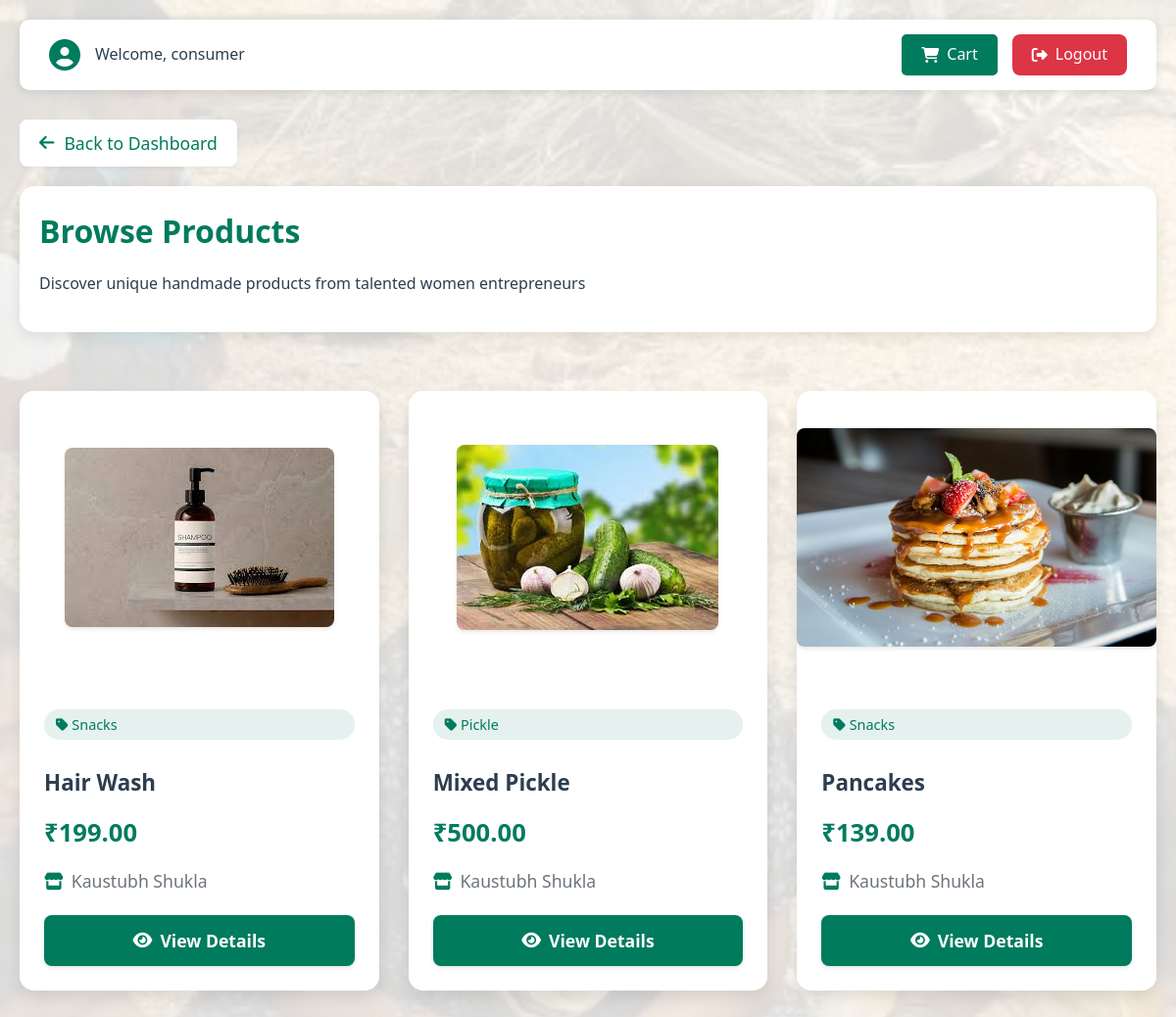
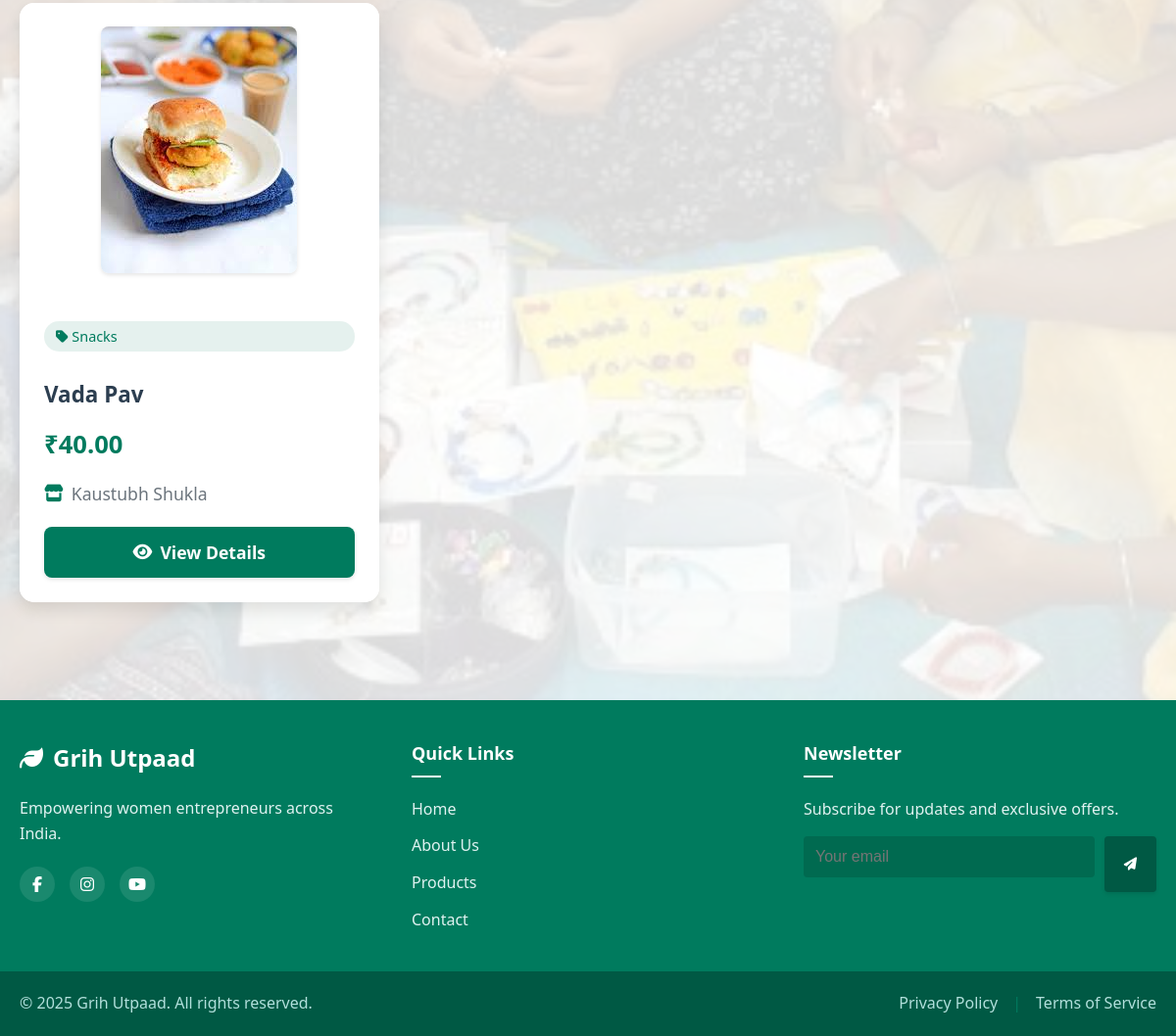
Screenshot of /dashboards/consumers/view_product.php (signed in) with the database file from the repository (2 pictures, top to bottom).
### tables this page shows
CREATE TABLE `products` (
  `id` int(11) NOT NULL AUTO_INCREMENT,
  `user_id` int(11) NOT NULL,
  `title` varchar(150) NOT NULL,
  `description` text DEFAULT NULL,
  `category_id` int(11) DEFAULT NULL,
  `price` decimal(10,2) DEFAULT NULL,
  `is_approved` tinyint(1) DEFAULT 0,
  `image` varchar(255) DEFAULT NULL,
  `approved` tinyint(1) NOT NULL DEFAULT 0,
  `approved_by` int(11) DEFAULT NULL,
  `approved_at` timestamp NULL DEFAULT NULL,
  `created_at` timestamp NOT NULL DEFAULT current_timestamp(),
  PRIMARY KEY (`id`),
  KEY `user_id` (`user_id`),
  KEY `products_ibfk_2` (`approved_by`),
  KEY `category` (`category_id`)
);

CREATE TABLE `product_categories` (
  `id` int(11) NOT NULL AUTO_INCREMENT,
  `name` varchar(100) NOT NULL,
  `description` text DEFAULT NULL,
  `created_by` int(11) DEFAULT NULL,
  `created_at` timestamp NOT NULL DEFAULT current_timestamp(),
  PRIMARY KEY (`id`),
  KEY `created_by` (`created_by`),
  CONSTRAINT `product_categories_ibfk_1` FOREIGN KEY (`created_by`) REFERENCES `admins` (`id`)
);

CREATE TABLE `users` (
  `id` int(11) NOT NULL AUTO_INCREMENT,
  `name` varchar(100) NOT NULL,
  `email` varchar(100) NOT NULL,
  `password` varchar(255) NOT NULL,
  `role` enum('webmaster','female_householder','consumer','admin') NOT NULL,
  `registered_at` timestamp NOT NULL DEFAULT current_timestamp(),
  `is_blocked` tinyint(1) NOT NULL DEFAULT 0,
  `registration_date` timestamp NOT NULL DEFAULT current_timestamp(),
  `phone` varchar(20) DEFAULT NULL,
  `address` text DEFAULT NULL,
  `about` text DEFAULT NULL,
  `last_modified` timestamp NULL DEFAULT current_timestamp() ON UPDATE current_timestamp(),
  PRIMARY KEY (`id`),
  UNIQUE KEY `email` (`email`)
);

### dashboards/consumers/view_product.php (the view, shortened to what this page needs)
<?php
require_once('../../config/db.php');
$query = "SELECT p.*, u.name AS seller_name, pc.name AS category_name
          FROM products p
          JOIN users u ON p.user_id = u.id
          LEFT JOIN product_categories pc ON p.category_id = pc.id
          WHERE p.is_approved = 1";
$result = $conn->query($query);
?>
<!DOCTYPE html>
<html>
<head>
    <link rel="stylesheet" href="../../assets/uploads/css/style.css">
    <link rel="stylesheet" href="https://cdnjs.cloudflare.com/ajax/libs/font-awesome/6.5.0/css/all.min.css">
</head>
<body>
    <div class="container">
        <div class="header">
            <div class="user-info">
                <i class="fas fa-user-circle fa-2x" style="color: #007B5E;"></i>
                <span class="user-name">Welcome, <?php echo htmlspecialchars($_SESSION['user']['name']); ?></span>
            </div>
            <div style="display: flex; align-items: center;">
                <a href="view_cart.php" class="cart-btn">
                    <i class="fas fa-shopping-cart"></i>
                    Cart
                </a>
                <a href="../../logout.php" class="logout-btn">
                    <i class="fas fa-sign-out-alt"></i>
                    Logout
                </a>
            </div>
        </div>
        <a href="index.php" class="back-link">
            <i class="fas fa-arrow-left"></i> Back to Dashboard
        </a>
        <div class="page-header">
            <h1>Browse Products</h1>
            <p>Discover unique handmade products from talented women entrepreneurs</p>
        </div>
        <div class="product-grid">
            <?php if ($result->num_rows > 0): ?>
                <?php while ($product = $result->fetch_assoc()): ?>
                    <div class="product-card">
                        <div class="product-image-container">
                            <?php if (!empty($product['image'])): ?>
                                <img src="../../assets/uploads/<?= htmlspecialchars($product['image']) ?>"
                                     alt="<?= htmlspecialchars($product['title'] ?? 'Product Image') ?>"
                                     class="product-image">
                            <?php endif; ?>
                        </div>
                        <div class="product-info">
                            <?php if ($product['category_name']): ?>
                                <span class="product-category">
                                    <i class="fas fa-tag"></i> <?php echo htmlspecialchars($product['category_name']); ?>
                                </span>
                            <?php endif; ?>
                            <h2 class="product-title"><?php echo htmlspecialchars($product['title']); ?></h2>
                            <div class="product-price">₹<?php echo number_format($product['price'], 2); ?></div>
                            <div class="product-seller">
                                <i class="fas fa-store"></i>
                                <?php echo htmlspecialchars($product['seller_name']); ?>
                            </div>
                            <div class="product-actions">
                                <a href="product_detail.php?id=<?php echo $product['id']; ?>" class="btn btn-primary">
                                    <i class="fas fa-eye"></i> View Details
                                </a>
                            </div>
                        </div>
                    </div>
                <?php endwhile; ?>
            <?php endif; ?>
        </div>
    </div>
    <?php include('../../includes/footer.php'); ?>
</body>
</html>

### assets/uploads/css/style.css (style rules this page uses)
body { font-family: 'Segoe UI', sans-serif; margin: 0; padding: 20px; background-color: #f8f9fa; color: #2c3e50; line-height: 1.6; }
.container { max-width: 1200px; margin: 0 auto; padding: 20px; }
h2 { color: #007B5E; font-size: 2rem; margin-bottom: 1.5rem; font-weight: 600; }
a { color: #007B5E; text-decoration: none; transition: color 0.3s ease; }
img { max-width: 100px; height: auto; border-radius: 8px; box-shadow: 0 2px 4px rgba(0, 0, 0, 0.1); transition: transform 0.3s ease; }
button, .btn { padding: 10px 20px; background-color: #007B5E; color: white; border: none; border-radius: 8px; cursor: pointer; transition: all 0.3s ease; font-weight: 500; text-decoration: none; display: inline-block; box-shadow: 0 2px 4px rgba(0, 0, 0, 0.1); }

### dashboards/consumers/view_product.php (style rules this page uses)
body { margin: 0; padding: 0; min-height: 100vh; background-image: url('../../assets/images/background.jpg'); background-size: cover; background-position: center; background-repeat: no-repeat; background-attachment: fixed; font-family: 'Segoe UI', sans-serif; position: relative; }
body::before { content: ''; position: absolute; top: 0; left: 0; right: 0; bottom: 0; background: rgba(255, 255, 255, 0.85); z-index: 1; }
.container { position: relative; z-index: 2; max-width: 1200px; margin: 0 auto; padding: 20px; }
.header { display: flex; justify-content: space-between; align-items: center; margin-bottom: 30px; background: #fff; padding: 15px 30px; border-radius: 10px; box-shadow: 0 2px 10px rgba(0, 0, 0, 0.1); }
.user-info { display: flex; align-items: center; gap: 15px; }
.user-name { font-weight: 500; color: #2c3e50; }
.logout-btn { background: #dc3545; color: white; padding: 8px 20px; border-radius: 8px; text-decoration: none; display: flex; align-items: center; gap: 8px; transition: all 0.3s ease; }
.product-grid { display: grid; grid-template-columns: repeat(auto-fill, minmax(300px, 1fr)); gap: 30px; padding: 30px 0; }
.product-card { background: #fff; border-radius: 15px; overflow: hidden; box-shadow: 0 8px 16px rgba(0, 0, 0, 0.1); transition: all 0.3s ease; display: flex; flex-direction: column; }
.product-image-container { width: 100%; height: 300px; display: flex; align-items: center; justify-content: center; overflow: hidden; background: #fff; }
.product-image { max-width: 100%; max-height: 300px; object-fit: contain; transition: transform 0.3s ease; }
.product-info { padding: 25px; flex: 1; display: flex; flex-direction: column; justify-content: space-between; background: #fff; }
.product-title { font-size: 1.4rem; color: #2c3e50; margin-bottom: 15px; font-weight: 600; line-height: 1.4; display: -webkit-box; -webkit-line-clamp: 2; -webkit-box-orient: vertical; overflow: hidden; }
.product-category { color: #007B5E; font-size: 0.9rem; margin-bottom: 10px; display: inline-block; padding: 4px 12px; background: rgba(0, 123, 94, 0.1); border-radius: 15px; }
.product-price { font-size: 1.6rem; color: #007B5E; font-weight: 700; margin-bottom: 15px; }
.product-seller { color: #6c757d; margin-bottom: 20px; font-size: 1.1rem; display: flex; align-items: center; gap: 8px; }
.product-seller i { color: #007B5E; }
.product-actions { display: flex; gap: 15px; }
.btn { flex: 1; text-align: center; padding: 12px 25px; font-size: 1.1rem; font-weight: 600; border-radius: 8px; text-decoration: none; transition: all 0.3s ease; display: flex; align-items: center; justify-content: center; gap: 8px; }
.btn-primary { background: #007B5E; color: white; }
.back-link { display: inline-flex; align-items: center; gap: 10px; padding: 10px 20px; color: #007B5E; text-decoration: none; font-size: 1.1rem; font-weight: 500; transition: all 0.3s ease; margin-bottom: 20px; background: #fff; border-radius: 8px; box-shadow: 0 2px 4px rgba(0, 0, 0, 0.05); }
.page-header { background: #fff; padding: 20px; border-radius: 15px; margin-bottom: 30px; box-shadow: 0 4px 15px rgba(0, 0, 0, 0.1); }
.page-header h1 { color: #007B5E; margin: 0; font-size: 2rem; }
.cart-btn { background: #007B5E; color: white; padding: 8px 20px; border-radius: 5px; text-decoration: none; display: flex; align-items: center; gap: 8px; transition: all 0.3s ease; margin-right: 15px; }

### rows the page displays
products: image (picture), product_categories.name "Snacks", title "Hair Wash", price "199.00", user.name "Kaustubh Shukla"
products: image (picture), product_categories.name "Pickle", title "Mixed Pickle", price "500.00", user.name "Kaustubh Shukla"
products: image (picture), product_categories.name "Snacks", title "Pancakes", price "139.00", user.name "Kaustubh Shukla"
products: image (picture), product_categories.name "Snacks", title "Vada Pav", price "40.00", user.name "Kaustubh Shukla"

### other values shown
$_SESSION['user']['name'] "consumer"
